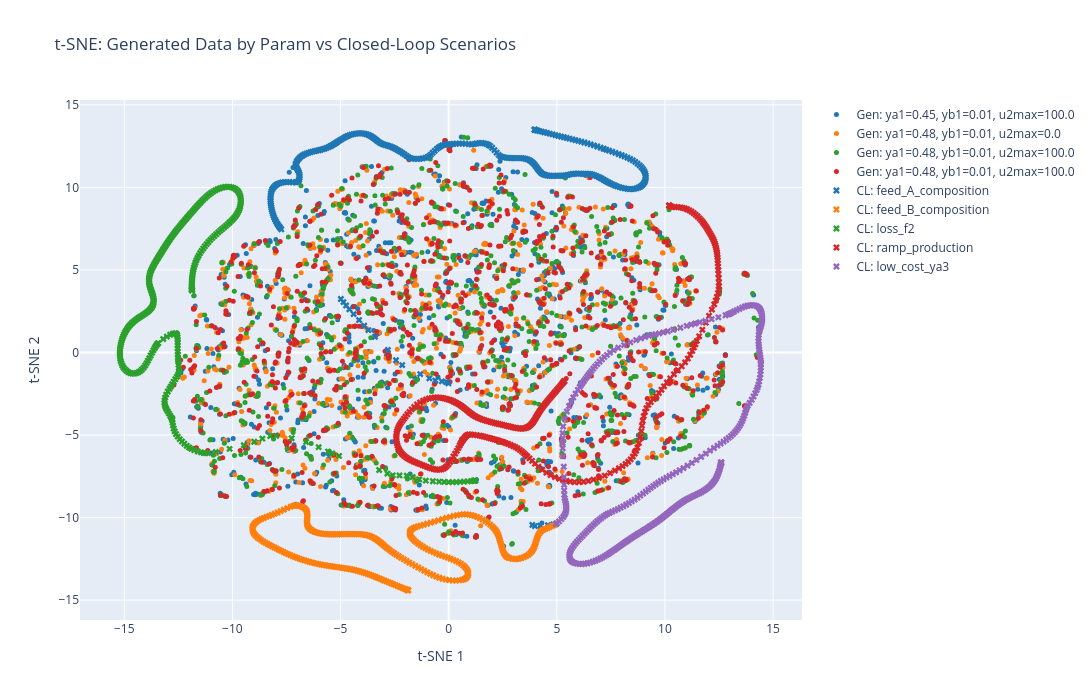

Notebook cell for this chart:
### Code cell
FIG = go.Figure()
cmap_colors = list(mcolors.TABLEAU_COLORS.values())

n_generated = X_U_rand_cat.size(0)  # Total generated samples from all param_keys
n_total = X_U_all.size(0)

# ============================================================
# 1. Add open-loop (generated) data by param_key
# ============================================================
for param_key, c_idx in param_key_colors.items():
    mask = COLORS_all[:n_generated].cpu().numpy() == c_idx
    FIG.add_scatter(
        x=X_U_proj[:n_generated][mask, 0].detach(),
        y=X_U_proj[:n_generated][mask, 1].detach(),
        mode='markers',
        marker={'color': cmap_colors[c_idx % len(cmap_colors)], 'size': 5},
        name=f'Gen: ya1={param_key[0]:.2f}, yb1={param_key[1]:.2f}, u2max={param_key[2]:.1f}'
    )

# ============================================================
# 2. Add closed-loop scenarios with ORIGINAL scenario names
# ============================================================
# Handle both int and tensor COLORS_scen_offset
if hasattr(COLORS_scen_offset, 'item'):
    scen_offset = COLORS_scen_offset.item()
else:
    scen_offset = int(COLORS_scen_offset)

for idx, scenario in enumerate(scenarios):
    # COLORS_scen is 1-based: 0=open-loop base, 1,2,3,...=scenarios
    # COLORS_scen_adjusted = COLORS_scen + scen_offset
    # So closed-loop colors are: scen_offset+1, scen_offset+2, ...
    cl_color = idx + 1 + scen_offset
    mask = COLORS_all[n_generated:].cpu().numpy() == cl_color
    
    FIG.add_scatter(
        x=X_U_proj[n_generated:][mask, 0].detach(),
        y=X_U_proj[n_generated:][mask, 1].detach(),
        mode='markers',
        marker={'color': cmap_colors[idx % len(cmap_colors)], 'size': 6, 'symbol': 'x'},
        name=f'CL: {scenario}'
    )

FIG.update_layout(
    title='t-SNE: Generated Data by Param vs Closed-Loop Scenarios',
    xaxis_title='t-SNE 1',
    yaxis_title='t-SNE 2',
    hovermode='closest',
    height=700,
    width=1200
)
FIG.show()

### Figure 1 — Plotly figure (JSON) as saved in the notebook; plotly's stock layout.template omitted (floating-point values rounded to 4 significant figures; data arrays with more than 128 entries replaced by an {"elided": "..."} marker saying what was removed)
{"data": [{"marker": {"color": "#1f77b4", "size": 5}, "mode": "markers", "name": "Gen: ya1=0.45, yb1=0.01, u2max=100.0", "type": "scatter", "x": {"elided": "1000 float values"}, "y": {"elided": "1000 float values"}}, {"marker": {"color": "#ff7f0e", "size": 5}, "mode": "markers", "name": "Gen: ya1=0.48, yb1=0.01, u2max=0.0", "type": "scatter", "x": {"elided": "1000 float values"}, "y": {"elided": "1000 float values"}}, {"marker": {"color": "#2ca02c", "size": 5}, "mode": "markers", "name": "Gen: ya1=0.48, yb1=0.01, u2max=100.0", "type": "scatter", "x": {"elided": "1000 float values"}, "y": {"elided": "1000 float values"}}, {"marker": {"color": "#d62728", "size": 5}, "mode": "markers", "name": "Gen: ya1=0.48, yb1=0.01, u2max=100.0", "type": "scatter", "x": {"elided": "1000 float values"}, "y": {"elided": "1000 float values"}}, {"marker": {"color": "#1f77b4", "size": 6, "symbol": "x"}, "mode": "markers", "name": "CL: feed_A_composition", "type": "scatter", "x": {"elided": "300 float values"}, "y": {"elided": "300 float values"}}, {"marker": {"color": "#ff7f0e", "size": 6, "symbol": "x"}, "mode": "markers", "name": "CL: feed_B_composition", "type": "scatter", "x": {"elided": "300 float values"}, "y": {"elided": "300 float values"}}, {"marker": {"color": "#2ca02c", "size": 6, "symbol": "x"}, "mode": "markers", "name": "CL: loss_f2", "type": "scatter", "x": {"elided": "300 float values"}, "y": {"elided": "300 float values"}}, {"marker": {"color": "#d62728", "size": 6, "symbol": "x"}, "mode": "markers", "name": "CL: ramp_production", "type": "scatter", "x": {"elided": "300 float values"}, "y": {"elided": "300 float values"}}, {"marker": {"color": "#9467bd", "size": 6, "symbol": "x"}, "mode": "markers", "name": "CL: low_cost_ya3", "type": "scatter", "x": {"elided": "300 float values"}, "y": {"elided": "300 float values"}}], "layout": {"height": 700, "hovermode": "closest", "title": {"text": "t-SNE: Generated Data by Param vs Closed-Loop Scenarios"}, "width": 1200, "xaxis": {"title": {"text": "t-SNE 1"}}, "yaxis": {"title": {"text": "t-SNE 2"}}}}
